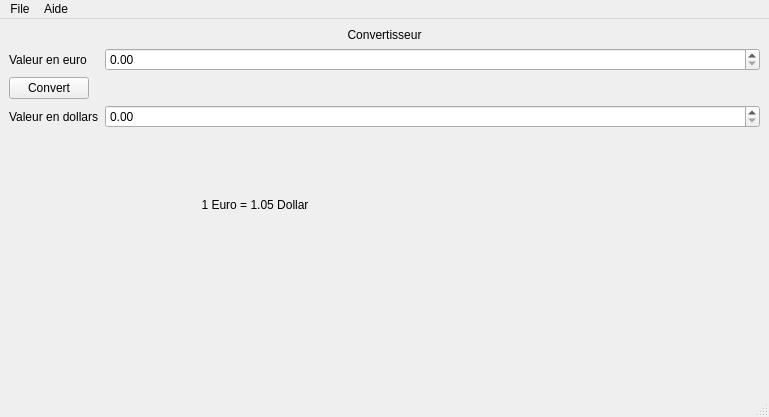
<?xml version="1.0" encoding="UTF-8"?>
<ui version="4.0">
 <class>MainWindow</class>
 <widget class="QMainWindow" name="MainWindow">
  <property name="geometry">
   <rect>
    <x>0</x>
    <y>0</y>
    <width>769</width>
    <height>417</height>
   </rect>
  </property>
  <property name="windowTitle">
   <string>MainWindow</string>
  </property>
  <widget class="QWidget" name="centralwidget">
   <layout class="QFormLayout" name="formLayout">
    <item row="0" column="0" colspan="2">
     <widget class="QLabel" name="titre">
      <property name="text">
       <string>Convertisseur</string>
      </property>
      <property name="alignment">
       <set>Qt::AlignmentFlag::AlignCenter</set>
      </property>
     </widget>
    </item>
    <item row="1" column="0">
     <widget class="QLabel" name="label_2">
      <property name="text">
       <string>Valeur en euro</string>
      </property>
     </widget>
    </item>
    <item row="1" column="1">
     <widget class="QDoubleSpinBox" name="sb_euro">
      <property name="maximum">
       <double>10000.000000000000000</double>
      </property>
     </widget>
    </item>
    <item row="2" column="0">
     <widget class="QPushButton" name="pushButton">
      <property name="sizePolicy">
       <sizepolicy hsizetype="Preferred" vsizetype="Fixed">
        <horstretch>0</horstretch>
        <verstretch>0</verstretch>
       </sizepolicy>
      </property>
      <property name="text">
       <string>Convert</string>
      </property>
     </widget>
    </item>
    <item row="3" column="0">
     <widget class="QLabel" name="label_3">
      <property name="text">
       <string>Valeur en dollars</string>
      </property>
     </widget>
    </item>
    <item row="3" column="1">
     <widget class="QDoubleSpinBox" name="sb_dollars">
      <property name="maximum">
       <double>10000.000000000000000</double>
      </property>
     </widget>
    </item>
    <item row="4" column="1">
     <widget class="QLabel" name="label_taux_conversion">
      <property name="sizePolicy">
       <sizepolicy hsizetype="Preferred" vsizetype="Preferred">
        <horstretch>0</horstretch>
        <verstretch>0</verstretch>
       </sizepolicy>
      </property>
      <property name="minimumSize">
       <size>
        <width>300</width>
        <height>141</height>
       </size>
      </property>
      <property name="maximumSize">
       <size>
        <width>300</width>
        <height>141</height>
       </size>
      </property>
      <property name="text">
       <string>1 Euro = 1.05 Dollar</string>
      </property>
      <property name="textFormat">
       <enum>Qt::TextFormat::PlainText</enum>
      </property>
      <property name="scaledContents">
       <bool>false</bool>
      </property>
      <property name="alignment">
       <set>Qt::AlignmentFlag::AlignCenter</set>
      </property>
     </widget>
    </item>
   </layout>
  </widget>
  <widget class="QMenuBar" name="menubar">
   <property name="geometry">
    <rect>
     <x>0</x>
     <y>0</y>
     <width>769</width>
     <height>22</height>
    </rect>
   </property>
   <widget class="QMenu" name="menuFile">
    <property name="title">
     <string>File</string>
    </property>
    <addaction name="actionTaux_de_change"/>
    <addaction name="actionQuit"/>
   </widget>
   <widget class="QMenu" name="menuAide">
    <property name="title">
     <string>Aide</string>
    </property>
    <addaction name="actionCr_dits"/>
   </widget>
   <addaction name="menuFile"/>
   <addaction name="menuAide"/>
  </widget>
  <widget class="QStatusBar" name="statusbar"/>
  <action name="actionTaux_de_change">
   <property name="text">
    <string>Taux de change</string>
   </property>
  </action>
  <action name="actionQuit">
   <property name="text">
    <string>Quit</string>
   </property>
  </action>
  <action name="actionCr_dits">
   <property name="text">
    <string>Crédits</string>
   </property>
  </action>
 </widget>
 <resources/>
 <connections/>
</ui>
